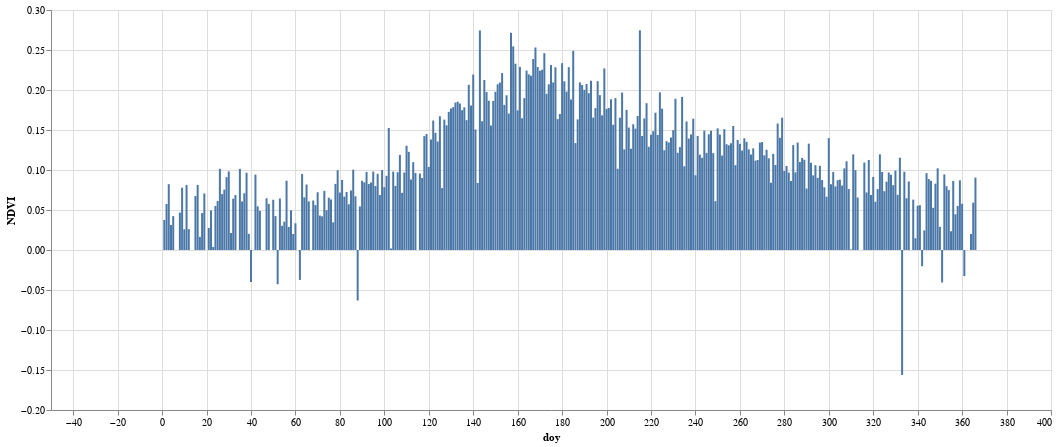

The notebook cell this image was saved under:
### Code cell
alt.Chart(df_one_year).mark_bar(size = 2).encode(
    alt.X('doy:Q'),
    alt.Y('NDVI:Q'),
).properties(width=1000, height=400)

### Figure 1 — Vega-Lite specification as saved in the notebook (floating-point values rounded to 4 significant figures; data arrays with more than 128 entries replaced by an {"elided": "..."} marker saying what was removed)
{"config": {"view": {"continuousWidth": 400, "continuousHeight": 300}}, "data": {"name": "data-edb9959e47e6fd3b27b510969e8e85f3"}, "mark": {"type": "bar", "size": 2}, "encoding": {"x": {"field": "doy", "type": "quantitative"}, "y": {"field": "NDVI", "type": "quantitative"}}, "height": 400, "width": 1000, "$schema": "https://vega.github.io/schema/vega-lite/v4.17.0.json", "datasets": {"data-edb9959e47e6fd3b27b510969e8e85f3": {"elided": "366 records"}}}
